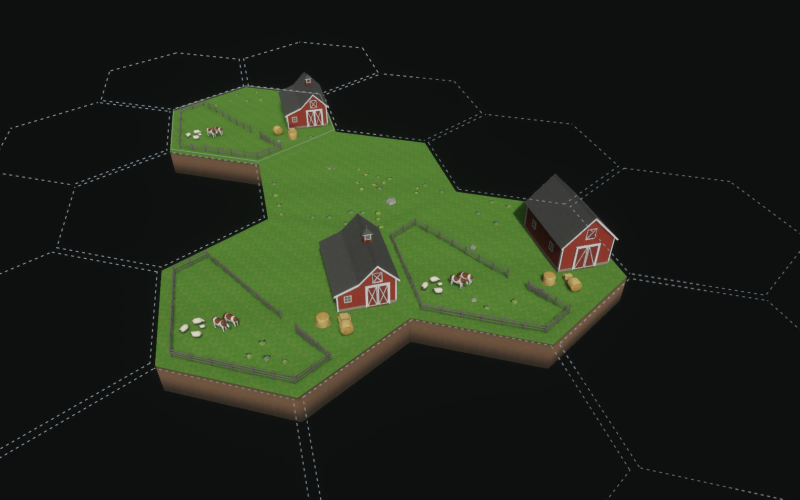
#> input picture docs/checkpoints/barn_red_b/barn_b-play-overview.jpg, 1600 x 1000 px, given in place of ref-1.jpg, which was not available (shown at 1/2 size)
$ python sheet.py
#> lines starting #> are read from the running program, lines starting #| are printed output that depends on the picture; pictures that were not available may be replaced by others from this repository, and a replacement may not be noted
"""barn_red owner review sheet (SKILL.md "Owner checkpoints"): the approved references, the textured
headless EEVEE stills (evidence only), and the in-engine shots with tilt-shift off (play distance,
sun-side and shade-side close-ups, eye level 1.7 m, the scale shot beside the oak, and the EEVEE
scale still beside both houses), labelled, 3 columns. A prop has no border seam.
Usage: python3 docs/checkpoints/barn_red/sheet.py (from the repo root; needs Pillow)."""
import pathlib

from PIL import Image, ImageDraw

ROOT = pathlib.Path(__file__).resolve().parents[3]
DOCS = ROOT / "docs/checkpoints/barn_red"
REFS = ROOT / "assets-source/refs/farm"
W, H = 640, 400
CELLS = [
    (REFS / "ref-1.jpg", "reference ref-1 (approved; A17: pitched roof)"),
    (REFS / "ref-2.jpg", "reference ref-2 (approved; gambrel overridden by A17)"),
    (DOCS / "still-hero.jpg", "Blender EEVEE, textured + AO (evidence only)"),
    (DOCS / "barn-play.jpg", "in engine, play distance ~60 m, tilt off"),
    (DOCS / "barn-close-sun.jpg", "in engine, sun side (doors), ~8 m"),
    (DOCS / "barn-close-shade.jpg", "in engine, shade side (back gable), ~9 m"),
    (DOCS / "barn-eye.jpg", "in engine, eye level 1.7 m, 12 m out"),
    (DOCS / "barn-scale.jpg", "in engine, scale: barn and the hero oak"),
    (DOCS / "still-scale.jpg", "EEVEE scale: twostorey | barn | cottage"),
]


def cell(path: pathlib.Path, label: str) -> Image.Image:
    im = Image.open(path).convert("RGB")
#> im is the input picture: PIL image 1600x1000 RGB; mean R, G, B 32.8, 40.2, 25.8
    im.thumbnail((W, H))
#> im: PIL image 640x400 RGB
    c = Image.new("RGB", (W, H + 26), (24, 24, 24))
#> c: PIL image 640x426 RGB; every value is 24
    c.paste(im, ((W - im.width) // 2, 26 + (H - im.height) // 2))
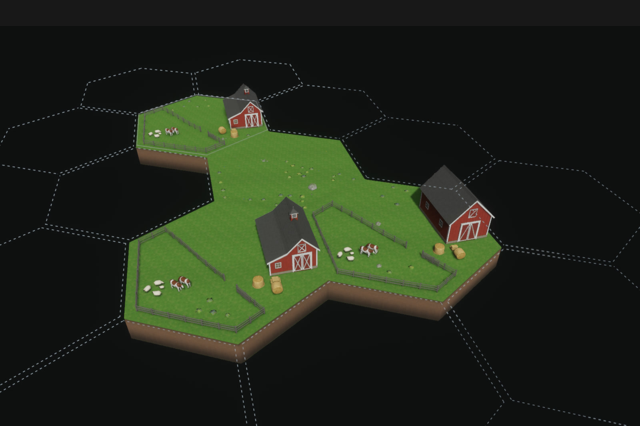
#> c: PIL image 640x426 RGB; mean R, G, B 32.2, 39.2, 25.7
    ImageDraw.Draw(c).text((8, 6), label, fill=(235, 235, 235))
    return c


cells = [cell(p, label) for p, label in CELLS]
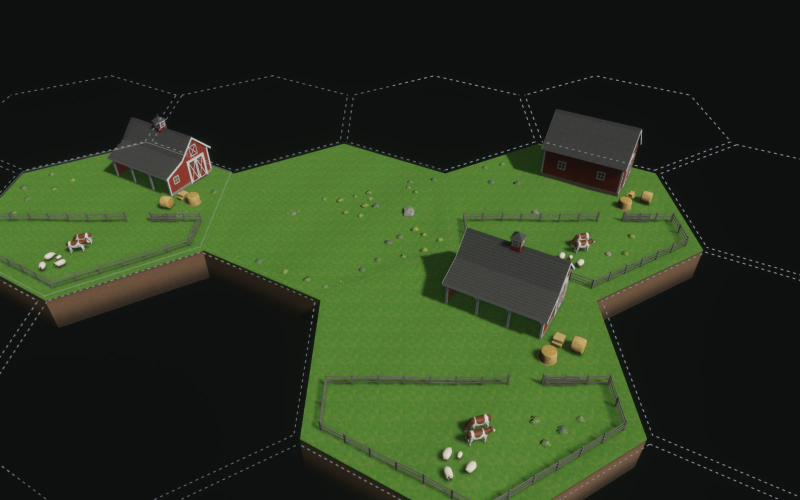
#> input picture docs/checkpoints/barn_red_b/barn_b-play-south.jpg, 1600 x 1000 px, given in place of ref-2.jpg, which was not available (shown at 1/2 size)
#> in cell, im is the input picture: PIL image 1600x1000 RGB; mean R, G, B 42.2, 55.3, 30.9
#> in cell (call 2), `im.thumbnail((W, H))`:
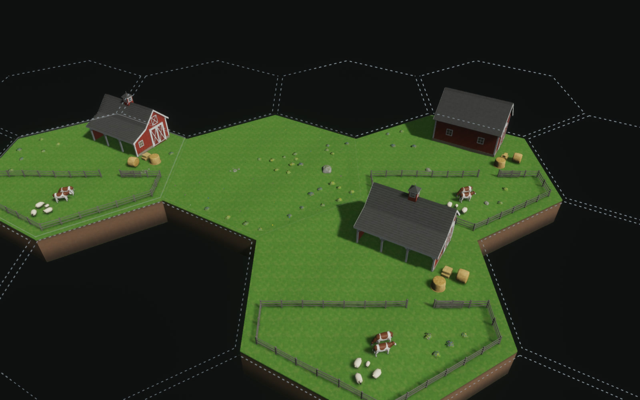
#> im: PIL image 640x400 RGB; mean R, G, B 42.2, 55.3, 30.9
#> in cell (call 2), `c.paste(im, ((W - im.width) // 2, 26 + (H - im.height) // 2))`:
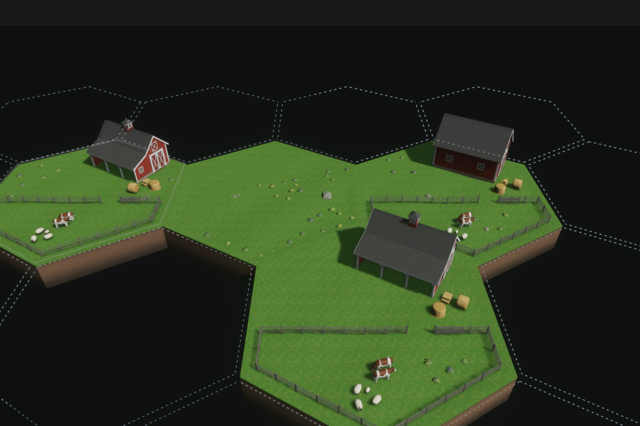
#> c: PIL image 640x426 RGB; mean R, G, B 41.1, 53.3, 30.5
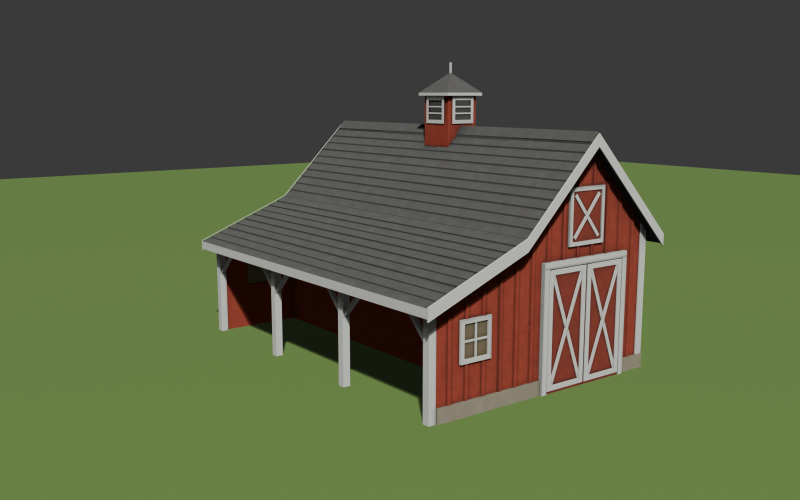
#> input picture docs/checkpoints/barn_red_b/still-hero.jpg, 1600 x 1000 px, found by its file name (shown at 1/2 size)
#> in cell, im is the input picture: PIL image 1600x1000 RGB; mean R, G, B 88.6, 95.3, 67.5
#> in cell (call 3), `im.thumbnail((W, H))`:
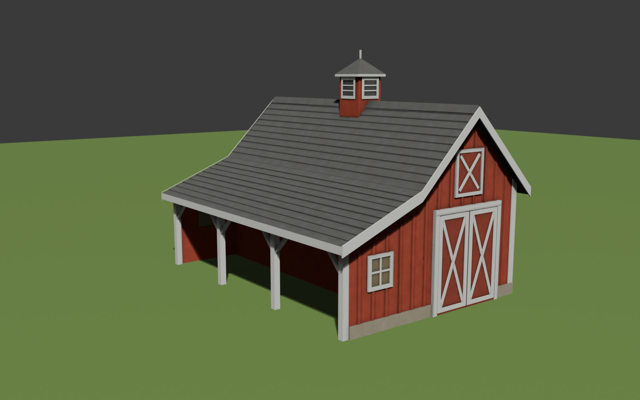
#> im: PIL image 640x400 RGB; mean R, G, B 88.6, 95.3, 67.5
#> in cell (call 3), `c.paste(im, ((W - im.width) // 2, 26 + (H - im.height) // 2))`:
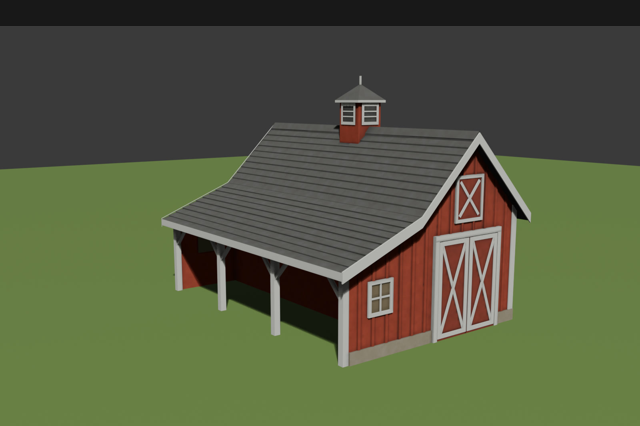
#> c: PIL image 640x426 RGB; mean R, G, B 84.7, 90.9, 64.8
#> (the run stopped early here; a loop or call above may not have finished)
